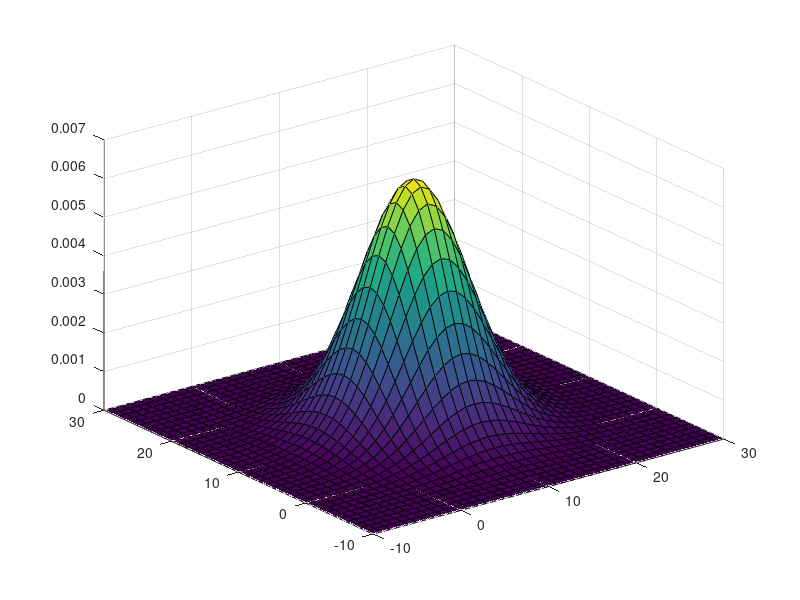
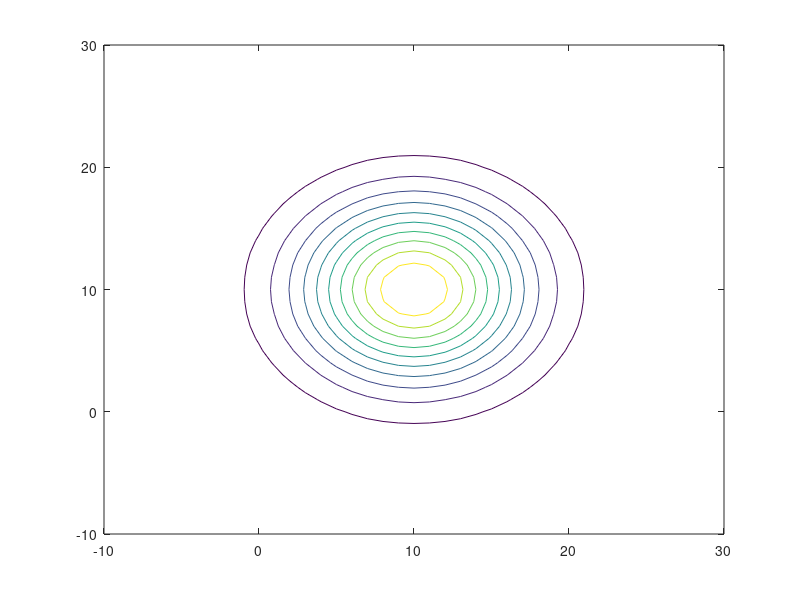

These charts were generated, in order, by the following MATLAB code:
%
clc;
clear all;

% plot the independent binormal distribution
% function handle with two input variables x1 and x2 that are each normally distributed:

pdf_binormal = @(x1,x2) normpdf(x1,10,5).*normpdf(x2,10,5);

% define a meshgrid, thus a Rectangular grid in 2-D space:

[x,y] = meshgrid([-10:1:30],[-10:1:30]);

% apply the function fun, z is the binormal distribution:
z = pdf_binormal(x,y);

% create a surface plot of the probability density function (pdf)
figure(1)
surf(x,y,z);

% create a contour plot of the pdf:
figure(2)
contour(x,y,z,10);

